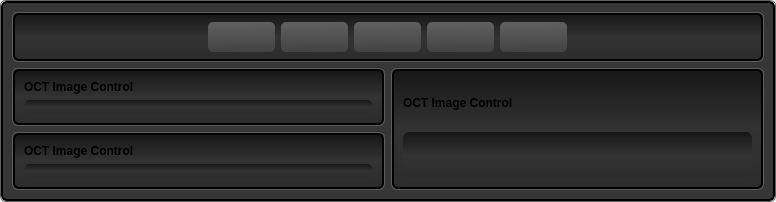
        <widget class="QFrame" name="frame_white_border_01">
         <property name="minimumSize">
          <size>
           <width>400</width>
           <height>0</height>
          </size>
         </property>
         <property name="styleSheet">
          <string notr="true">QFrame {
    border: 1px solid rgb(95, 95, 95);
    border-radius: 6px;
}</string>
         </property>
         <property name="frameShape">
          <enum>QFrame::StyledPanel</enum>
         </property>
         <property name="frameShadow">
          <enum>QFrame::Raised</enum>
         </property>
         <property name="lineWidth">
          <number>1</number>
         </property>
         <layout class="QGridLayout" name="gridLayout_15">
          <property name="margin">
           <number>0</number>
          </property>
          <property name="spacing">
           <number>0</number>
          </property>
          <item row="0" column="0">
           <widget class="QFrame" name="frame_center_nest_4">
            <property name="minimumSize">
             <size>
              <width>400</width>
              <height>0</height>
             </size>
            </property>
            <property name="styleSheet">
             <string notr="true">QFrame {
  background: rgb(54, 54, 54);
    border-style: solid;
    border: 2px solid #000000;
    border-radius: 6px;
}</string>
            </property>
            <property name="frameShape">
             <enum>QFrame::StyledPanel</enum>
            </property>
            <property name="frameShadow">
             <enum>QFrame::Raised</enum>
            </property>
            <property name="lineWidth">
             <number>1</number>
            </property>
            <layout class="QGridLayout" name="gridLayout_9">
             <item row="1" column="0">
              <widget class="QFrame" name="frame_white_border_4">
               <property name="minimumSize">
                <size>
                 <width>200</width>
                 <height>50</height>
                </size>
               </property>
               <property name="maximumSize">
                <size>
                 <width>16777215</width>
                 <height>16777215</height>
                </size>
               </property>
               <property name="styleSheet">
                <string notr="true">QFrame {
    border: 1px solid rgb(95, 95, 95);
    border-radius: 6px;
}</string>
               </property>
               <property name="frameShape">
                <enum>QFrame::StyledPanel</enum>
               </property>
               <property name="frameShadow">
                <enum>QFrame::Raised</enum>
               </property>
               <property name="lineWidth">
                <number>1</number>
               </property>
               <layout class="QGridLayout" name="gridLayout_5" rowstretch="0" columnstretch="0">
                <property name="sizeConstraint">
                 <enum>QLayout::SetDefaultConstraint</enum>
                </property>
                <property name="margin">
                 <number>0</number>
                </property>
                <property name="spacing">
                 <number>0</number>
                </property>
                <item row="0" column="0">
                 <widget class="QFrame" name="frame_button_bar_7">
                  <property name="minimumSize">
                   <size>
                    <width>0</width>
                    <height>0</height>
                   </size>
                  </property>
                  <property name="maximumSize">
                   <size>
                    <width>16777215</width>
                    <height>16777215</height>
                   </size>
                  </property>
                  <property name="styleSheet">
                   <string notr="true">QFrame {
  background: rgb(29, 29, 29);
    border-style: solid;
    border: 2px solid #000000;
    border-radius: 6px;

background-color: qlineargradient(spread:pad, x1:0, y1:0, x2:0, y2:1, stop:0 rgba(23, 23, 23, 255), stop:0.497561 rgba(50, 50, 50, 255), stop:1 rgba(44, 44, 44, 255));
}</string>
                  </property>
                  <property name="frameShape">
                   <enum>QFrame::StyledPanel</enum>
                  </property>
                  <property name="frameShadow">
                   <enum>QFrame::Raised</enum>
                  </property>
                  <property name="lineWidth">
                   <number>1</number>
                  </property>
                  <layout class="QGridLayout" name="gridLayout">
                   <item row="0" column="0">
                    <widget class="QLabel" name="label_21">
                     <property name="font">
                      <font>
                       <weight>75</weight>
                       <bold>true</bold>
                      </font>
                     </property>
                     <property name="styleSheet">
                      <string notr="true">border: none; background: none;</string>
                     </property>
                     <property name="text">
                      <string>OCT Image Control</string>
                     </property>
                    </widget>
                   </item>
                   <item row="1" column="0">
                    <widget class="QLabel" name="label">
                     <property name="styleSheet">
                      <string notr="true">border: none;</string>
                     </property>
                     <property name="text">
                      <string/>
                     </property>
                     <property name="pixmap">
                      <pixmap resource="oct_gallery_resources.qrc">:/website/images/oct_gallery/placeholder_cat1_retina_bv34s.jpg</pixmap>
                     </property>
                     <property name="scaledContents">
                      <bool>true</bool>
                     </property>
                    </widget>
                   </item>
                  </layout>
                 </widget>
                </item>
               </layout>
              </widget>
             </item>
             <item row="2" column="0">
              <widget class="QFrame" name="frame_white_border_5">
               <property name="minimumSize">
                <size>
                 <width>200</width>
                 <height>50</height>
                </size>
               </property>
               <property name="maximumSize">
                <size>
                 <width>16777215</width>
                 <height>16777215</height>
                </size>
               </property>
               <property name="styleSheet">
                <string notr="true">QFrame {
    border: 1px solid rgb(95, 95, 95);
    border-radius: 6px;
}</string>
               </property>
               <property name="frameShape">
                <enum>QFrame::StyledPanel</enum>
               </property>
               <property name="frameShadow">
                <enum>QFrame::Raised</enum>
               </property>
               <property name="lineWidth">
                <number>1</number>
               </property>
               <layout class="QGridLayout" name="gridLayout_6" rowstretch="0" columnstretch="0">
                <property name="sizeConstraint">
                 <enum>QLayout::SetDefaultConstraint</enum>
                </property>
                <property name="margin">
                 <number>0</number>
                </property>
                <property name="spacing">
                 <number>0</number>
                </property>
                <item row="0" column="0">
                 <widget class="QFrame" name="frame_button_bar_8">
                  <property name="minimumSize">
                   <size>
                    <width>0</width>
                    <height>0</height>
                   </size>
                  </property>
                  <property name="maximumSize">
                   <size>
                    <width>16777215</width>
                    <height>16777215</height>
                   </size>
                  </property>
                  <property name="styleSheet">
                   <string notr="true">QFrame {
  background: rgb(29, 29, 29);
    border-style: solid;
    border: 2px solid #000000;
    border-radius: 6px;

background-color: qlineargradient(spread:pad, x1:0, y1:0, x2:0, y2:1, stop:0 rgba(23, 23, 23, 255), stop:0.497561 rgba(50, 50, 50, 255), stop:1 rgba(44, 44, 44, 255));
}</string>
                  </property>
                  <property name="frameShape">
                   <enum>QFrame::StyledPanel</enum>
                  </property>
                  <property name="frameShadow">
                   <enum>QFrame::Raised</enum>
                  </property>
                  <property name="lineWidth">
                   <number>1</number>
                  </property>
                  <layout class="QGridLayout" name="gridLayout_2">
                   <item row="0" column="0">
                    <widget class="QLabel" name="label_22">
                     <property name="font">
                      <font>
                       <weight>75</weight>
                       <bold>true</bold>
                      </font>
                     </property>
                     <property name="styleSheet">
                      <string notr="true">border: none; background: none;</string>
                     </property>
                     <property name="text">
                      <string>OCT Image Control</string>
                     </property>
                    </widget>
                   </item>
                   <item row="1" column="0">
                    <widget class="QLabel" name="label_2">
                     <property name="styleSheet">
                      <string notr="true">border: none;</string>
                     </property>
                     <property name="text">
                      <string/>
                     </property>
                     <property name="pixmap">
                      <pixmap resource="oct_gallery_resources.qrc">:/website/images/oct_gallery/placeholder_cat1_retina_bv34s.jpg</pixmap>
                     </property>
                     <property name="scaledContents">
                      <bool>true</bool>
                     </property>
                    </widget>
                   </item>
                  </layout>
                 </widget>
                </item>
               </layout>
              </widget>
             </item>
             <item row="0" column="0" colspan="2">
              <widget class="QFrame" name="frame_white_border_3">
               <property name="minimumSize">
                <size>
                 <width>200</width>
                 <height>50</height>
                </size>
               </property>
               <property name="maximumSize">
                <size>
                 <width>16777215</width>
                 <height>16777215</height>
                </size>
               </property>
               <property name="styleSheet">
                <string notr="true">QFrame {
    border: 1px solid rgb(95, 95, 95);
    border-radius: 6px;
}</string>
               </property>
               <property name="frameShape">
                <enum>QFrame::StyledPanel</enum>
               </property>
               <property name="frameShadow">
                <enum>QFrame::Raised</enum>
               </property>
               <property name="lineWidth">
                <number>1</number>
               </property>
               <layout class="QGridLayout" name="gridLayout_3" rowstretch="0" columnstretch="0">
                <property name="sizeConstraint">
                 <enum>QLayout::SetDefaultConstraint</enum>
                </property>
                <property name="margin">
                 <number>0</number>
                </property>
                <property name="spacing">
                 <number>0</number>
                </property>
                <item row="0" column="0">
                 <widget class="QFrame" name="frame_button_bar_5">
                  <property name="minimumSize">
                   <size>
                    <width>0</width>
                    <height>0</height>
                   </size>
                  </property>
                  <property name="maximumSize">
                   <size>
                    <width>16777215</width>
                    <height>16777215</height>
                   </size>
                  </property>
                  <property name="styleSheet">
                   <string notr="true">QFrame {
  background: rgb(29, 29, 29);
    border-style: solid;
    border: 2px solid #000000;
    border-radius: 6px;

background-color: qlineargradient(spread:pad, x1:0, y1:0, x2:0, y2:1, stop:0 rgba(23, 23, 23, 255), stop:0.497561 rgba(50, 50, 50, 255), stop:1 rgba(44, 44, 44, 255));
}</string>
                  </property>
                  <property name="frameShape">
                   <enum>QFrame::StyledPanel</enum>
                  </property>
                  <property name="frameShadow">
                   <enum>QFrame::Raised</enum>
                  </property>
                  <property name="lineWidth">
                   <number>1</number>
                  </property>
                  <layout class="QHBoxLayout" name="horizontalLayout_5">
                   <property name="spacing">
                    <number>0</number>
                   </property>
                   <property name="leftMargin">
                    <number>0</number>
                   </property>
                   <property name="topMargin">
                    <number>4</number>
                   </property>
                   <property name="rightMargin">
                    <number>0</number>
                   </property>
                   <property name="bottomMargin">
                    <number>0</number>
                   </property>
                   <item>
                    <spacer name="horizontalSpacer_8">
                     <property name="orientation">
                      <enum>Qt::Horizontal</enum>
                     </property>
                     <property name="sizeHint" stdset="0">
                      <size>
                       <width>173</width>
                       <height>37</height>
                      </size>
                     </property>
                    </spacer>
                   </item>
                   <item>
                    <widget class="QFrame" name="frame_23">
                     <property name="minimumSize">
                      <size>
                       <width>400</width>
                       <height>0</height>
                      </size>
                     </property>
                     <property name="styleSheet">
                      <string notr="true">border: none; background: none;</string>
                     </property>
                     <property name="frameShape">
                      <enum>QFrame::StyledPanel</enum>
                     </property>
                     <property name="frameShadow">
                      <enum>QFrame::Raised</enum>
                     </property>
                     <widget class="QPushButton" name="pushButton_130">
                      <property name="geometry">
                       <rect>
                        <x>20</x>
                        <y>3</y>
                        <width>67</width>
                        <height>30</height>
                       </rect>
                      </property>
                      <property name="minimumSize">
                       <size>
                        <width>20</width>
                        <height>20</height>
                       </size>
                      </property>
                      <property name="maximumSize">
                       <size>
                        <width>130</width>
                        <height>100</height>
                       </size>
                      </property>
                      <property name="font">
                       <font>
                        <pointsize>10</pointsize>
                        <weight>75</weight>
                        <bold>true</bold>
                       </font>
                      </property>
                      <property name="styleSheet">
                       <string notr="true">QPushButton:hover
{
    border: 1px solid #78879b;
    color: silver;
}

QPushButton
{
    border-color: rgb(0,0,0);
}

QPushButton {
background-color: qlineargradient(spread:pad, x1:0.546341, y1:1, x2:0.512195, y2:0, stop:0 rgba(67, 67, 67, 255), stop:1 rgba(96, 96, 96, 255));
border-radius: 5px;
}</string>
                      </property>
                      <property name="text">
                       <string/>
                      </property>
                      <property name="icon">
                       <iconset resource="grey_icons.qrc">
                        <normaloff>:/greys/images/grey_icons/10pc_gray_pure_right.svg</normaloff>:/greys/images/grey_icons/10pc_gray_pure_right.svg</iconset>
                      </property>
                      <property name="iconSize">
                       <size>
                        <width>14</width>
                        <height>14</height>
                       </size>
                      </property>
                      <property name="shortcut">
                       <string>Backspace</string>
                      </property>
                     </widget>
                     <widget class="QPushButton" name="pushButton_131">
                      <property name="geometry">
                       <rect>
                        <x>239</x>
                        <y>3</y>
                        <width>67</width>
                        <height>30</height>
                       </rect>
                      </property>
                      <property name="minimumSize">
                       <size>
                        <width>20</width>
                        <height>20</height>
                       </size>
                      </property>
                      <property name="maximumSize">
                       <size>
                        <width>130</width>
                        <height>100</height>
                       </size>
                      </property>
                      <property name="font">
                       <font>
                        <pointsize>10</pointsize>
                        <weight>75</weight>
                        <bold>true</bold>
                       </font>
                      </property>
                      <property name="styleSheet">
                       <string notr="true">QPushButton:hover
{
    border: 1px solid #78879b;
    color: silver;
}

QPushButton
{
    border-color: rgb(0,0,0);
}

QPushButton {
background-color: qlineargradient(spread:pad, x1:0.546341, y1:1, x2:0.512195, y2:0, stop:0 rgba(67, 67, 67, 255), stop:1 rgba(96, 96, 96, 255));
border-radius: 5px;
}</string>
                      </property>
                      <property name="text">
                       <string/>
                      </property>
                      <property name="icon">
                       <iconset resource="grey_icons.qrc">
                        <normaloff>:/greys/images/grey_icons/10pc_gray_save.svg</normaloff>:/greys/images/grey_icons/10pc_gray_save.svg</iconset>
                      </property>
                      <property name="iconSize">
                       <size>
                        <width>30</width>
                        <height>30</height>
                       </size>
                      </property>
                     </widget>
                     <widget class="QPushButton" name="pushButton_132">
                      <property name="geometry">
                       <rect>
                        <x>312</x>
                        <y>3</y>
                        <width>67</width>
                        <height>30</height>
                       </rect>
                      </property>
                      <property name="minimumSize">
                       <size>
                        <width>20</width>
                        <height>20</height>
                       </size>
                      </property>
                      <property name="maximumSize">
                       <size>
                        <width>130</width>
                        <height>100</height>
                       </size>
                      </property>
                      <property name="font">
                       <font>
                        <pointsize>10</pointsize>
                        <weight>75</weight>
                        <bold>true</bold>
                       </font>
                      </property>
                      <property name="styleSheet">
                       <string notr="true">QPushButton:hover
{
    border: 1px solid #78879b;
    color: silver;
}

QPushButton
{
    border-color: rgb(0,0,0);
}

QPushButton {
background-color: qlineargradient(spread:pad, x1:0.546341, y1:1, x2:0.512195, y2:0, stop:0 rgba(67, 67, 67, 255), stop:1 rgba(96, 96, 96, 255));
border-radius: 5px;
}</string>
                      </property>
                      <property name="text">
                       <string/>
                      </property>
                      <property name="icon">
                       <iconset resource="grey_icons.qrc">
                        <normaloff>:/greys/images/grey_icons/10pc_gray_record.svg</normaloff>:/greys/images/grey_icons/10pc_gray_record.svg</iconset>
                      </property>
                      <property name="iconSize">
                       <size>
                        <width>28</width>
                        <height>28</height>
                       </size>
                      </property>
                     </widget>
                     <widget class="QPushButton" name="pushButton_133">
                      <property name="geometry">
                       <rect>
                        <x>166</x>
                        <y>3</y>
                        <width>67</width>
                        <height>30</height>
                       </rect>
                      </property>
                      <property name="minimumSize">
                       <size>
                        <width>20</width>
                        <height>20</height>
                       </size>
                      </property>
                      <property name="maximumSize">
                       <size>
                        <width>130</width>
                        <height>100</height>
                       </size>
                      </property>
                      <property name="font">
                       <font>
                        <pointsize>10</pointsize>
                        <weight>75</weight>
                        <bold>true</bold>
                       </font>
                      </property>
                      <property name="styleSheet">
                       <string notr="true">QPushButton:hover
{
    border: 1px solid #78879b;
    color: silver;
}

QPushButton
{
    border-color: rgb(0,0,0);
}

QPushButton {
background-color: qlineargradient(spread:pad, x1:0.546341, y1:1, x2:0.512195, y2:0, stop:0 rgba(67, 67, 67, 255), stop:1 rgba(96, 96, 96, 255));
border-radius: 5px;
}</string>
                      </property>
                      <property name="text">
                       <string/>
                      </property>
                      <property name="icon">
                       <iconset resource="grey_icons.qrc">
                        <normaloff>:/greys/images/grey_icons/10pc_update_background.svg</normaloff>:/greys/images/grey_icons/10pc_update_background.svg</iconset>
                      </property>
                      <property name="iconSize">
                       <size>
                        <width>30</width>
                        <height>30</height>
                       </size>
                      </property>
                     </widget>
                     <widget class="QPushButton" name="pushButton_134">
                      <property name="geometry">
                       <rect>
                        <x>93</x>
                        <y>3</y>
                        <width>67</width>
                        <height>30</height>
                       </rect>
                      </property>
                      <property name="minimumSize">
                       <size>
                        <width>20</width>
                        <height>20</height>
                       </size>
                      </property>
                      <property name="maximumSize">
                       <size>
                        <width>130</width>
                        <height>100</height>
                       </size>
                      </property>
                      <property name="font">
                       <font>
                        <pointsize>10</pointsize>
                        <weight>75</weight>
                        <bold>true</bold>
                       </font>
                      </property>
                      <property name="styleSheet">
                       <string notr="true">QPushButton:hover
{
    border: 1px solid #78879b;
    color: silver;
}

QPushButton
{
    border-color: rgb(0,0,0);
}

QPushButton {
background-color: qlineargradient(spread:pad, x1:0.546341, y1:1, x2:0.512195, y2:0, stop:0 rgba(67, 67, 67, 255), stop:1 rgba(96, 96, 96, 255));
border-radius: 5px;
}</string>
                      </property>
                      <property name="text">
                       <string/>
                      </property>
                      <property name="icon">
                       <iconset resource="grey_icons.qrc">
                        <normaloff>:/greys/images/grey_icons/10pc_gray_pause.svg</normaloff>:/greys/images/grey_icons/10pc_gray_pause.svg</iconset>
                      </property>
                      <property name="iconSize">
                       <size>
                        <width>30</width>
                        <height>30</height>
                       </size>
                      </property>
                     </widget>
                    </widget>
                   </item>
                   <item>
                    <spacer name="horizontalSpacer_9">
                     <property name="orientation">
                      <enum>Qt::Horizontal</enum>
                     </property>
                     <property name="sizeHint" stdset="0">
                      <size>
                       <width>173</width>
                       <height>37</height>
                      </size>
                     </property>
                    </spacer>
                   </item>
                  </layout>
                 </widget>
                </item>
               </layout>
              </widget>
             </item>
             <item row="1" column="1" rowspan="2">
              <widget class="QFrame" name="frame_white_border_6">
               <property name="minimumSize">
                <size>
                 <width>200</width>
                 <height>50</height>
                </size>
               </property>
               <property name="maximumSize">
                <size>
                 <width>16777215</width>
                 <height>16777215</height>
                </size>
               </property>
               <property name="styleSheet">
                <string notr="true">QFrame {
    border: 1px solid rgb(95, 95, 95);
    border-radius: 6px;
}</string>
               </property>
               <property name="frameShape">
                <enum>QFrame::StyledPanel</enum>
               </property>
               <property name="frameShadow">
                <enum>QFrame::Raised</enum>
               </property>
               <property name="lineWidth">
                <number>1</number>
               </property>
               <layout class="QGridLayout" name="gridLayout_7" rowstretch="0" columnstretch="0">
                <property name="sizeConstraint">
                 <enum>QLayout::SetDefaultConstraint</enum>
                </property>
                <property name="margin">
                 <number>0</number>
                </property>
                <property name="spacing">
                 <number>0</number>
                </property>
                <item row="0" column="0">
                 <widget class="QFrame" name="frame_button_bar_9">
                  <property name="minimumSize">
                   <size>
                    <width>0</width>
                    <height>0</height>
                   </size>
                  </property>
                  <property name="maximumSize">
                   <size>
                    <width>16777215</width>
                    <height>16777215</height>
                   </size>
                  </property>
                  <property name="styleSheet">
                   <string notr="true">QFrame {
  background: rgb(29, 29, 29);
    border-style: solid;
    border: 2px solid #000000;
    border-radius: 6px;

background-color: qlineargradient(spread:pad, x1:0, y1:0, x2:0, y2:1, stop:0 rgba(23, 23, 23, 255), stop:0.497561 rgba(50, 50, 50, 255), stop:1 rgba(44, 44, 44, 255));
}</string>
                  </property>
                  <property name="frameShape">
                   <enum>QFrame::StyledPanel</enum>
                  </property>
                  <property name="frameShadow">
                   <enum>QFrame::Raised</enum>
                  </property>
                  <property name="lineWidth">
                   <number>1</number>
                  </property>
                  <layout class="QGridLayout" name="gridLayout_8">
                   <item row="0" column="0">
                    <widget class="QLabel" name="label_24">
                     <property name="font">
                      <font>
                       <weight>75</weight>
                       <bold>true</bold>
                      </font>
                     </property>
                     <property name="styleSheet">
                      <string notr="true">border: none; background: none;</string>
                     </property>
                     <property name="text">
                      <string>OCT Image Control</string>
                     </property>
                    </widget>
                   </item>
                   <item row="1" column="0">
                    <widget class="QLabel" name="label_3">
                     <property name="styleSheet">
                      <string notr="true">border: none;</string>
                     </property>
                     <property name="text">
                      <string/>
                     </property>
                     <property name="pixmap">
                      <pixmap resource="oct_gallery_resources.qrc">:/website/images/oct_gallery/placeholder_cat1_retina_bv34s.jpg</pixmap>
                     </property>
                     <property name="scaledContents">
                      <bool>true</bool>
                     </property>
                    </widget>
                   </item>
                  </layout>
                 </widget>
                </item>
               </layout>
              </widget>
             </item>
            </layout>
            <zorder>frame_white_border_3</zorder>
            <zorder>frame_white_border_4</zorder>
            <zorder>frame_white_border_5</zorder>
            <zorder>frame_white_border_6</zorder>
           </widget>
          </item>
         </layout>
        </widget>
